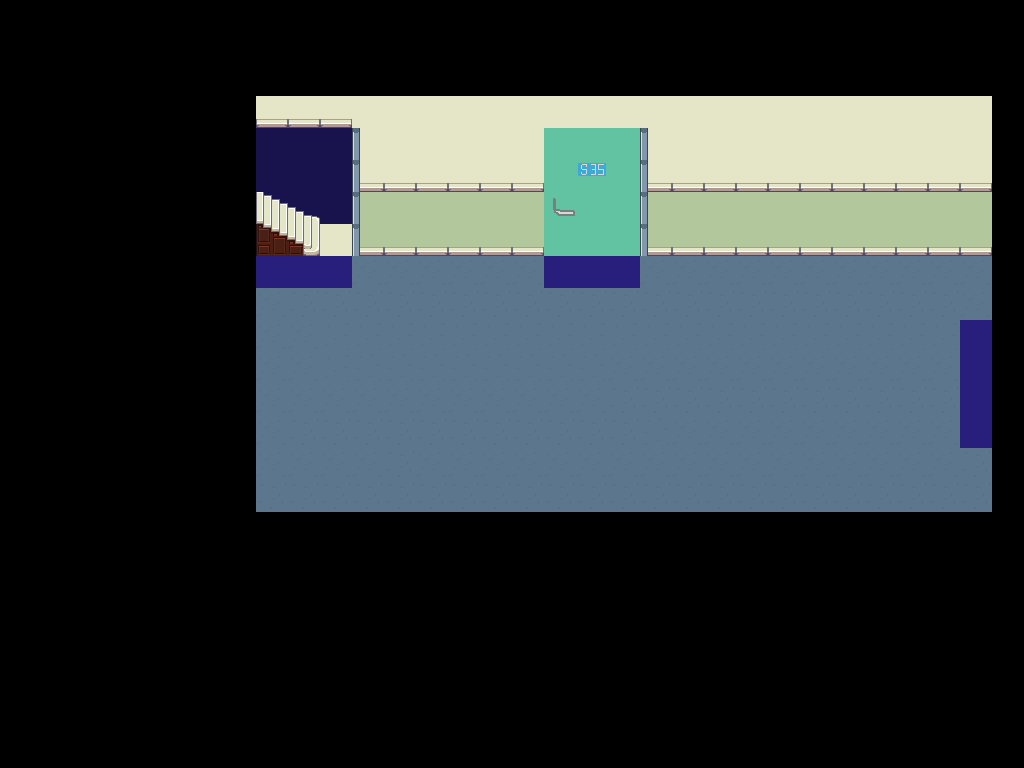

Rendered tile map (Tiled .tmx) drawn with the repository's tilesets; below, a short description and the map source with its tile grids summarised:
An orthogonal 32x24 tile map with 32x32 px tiles, 9 tile layers (sol, vers_salleS35, vers_sousSolCouloir1, vers_foodtruck, ...), 7 tilesets.

<map version="1.8" tiledversion="1.8.2" orientation="orthogonal" renderorder="right-down" width="32" height="24" tilewidth="32" tileheight="32" infinite="0" nextlayerid="12" nextobjectid="1">
 <tileset firstgid="1" source="porte.tsx" />
 <tileset firstgid="17" source="couleur.tsx" />
 <tileset firstgid="26" source="test_porte(10).tsx" />
 <tileset firstgid="42" source="Interior.tsx" />
 <tileset firstgid="1066" source="poignet.tsx" />
 <tileset firstgid="1067" source="pixel-cyberpunk-interior.tsx" />
 <tileset firstgid="1298" source="sous_sol.tsx" />
 <layer id="2" name="sol" width="32" height="24">
  <data>[768 cells, 184 non-empty, 4 distinct tile ids]</data>
 </layer>
 <layer id="3" name="vers_salleS35" width="32" height="24">
  <data>[768 cells, 3 non-empty, 1 distinct tile ids]</data>
 </layer>
 <layer id="10" name="vers_sousSolCouloir1" width="32" height="24">
  <data>[768 cells, 4 non-empty, 1 distinct tile ids]</data>
 </layer>
 <layer id="11" name="vers_foodtruck" width="32" height="24">
  <data>[768 cells, 3 non-empty, 1 distinct tile ids]</data>
 </layer>
 <layer id="5" name="noir 99" width="32" height="24">
  <data>[768 cells, 584 non-empty, 4 distinct tile ids]</data>
 </layer>
 <layer id="7" name="couleur mur 99" width="32" height="24">
  <data>[768 cells, 115 non-empty, 3 distinct tile ids]</data>
 </layer>
 <layer id="6" name="mur 99" width="32" height="24">
  <data>[768 cells, 40 non-empty, 1 distinct tile ids]</data>
 </layer>
 <layer id="8" name="porte 99" width="32" height="24">
  <data>[768 cells, 17 non-empty, 8 distinct tile ids]</data>
 </layer>
 <layer id="9" name="contour porte 99" width="32" height="24">
  <data>[768 cells, 11 non-empty, 2 distinct tile ids]</data>
 </layer>
</map>
